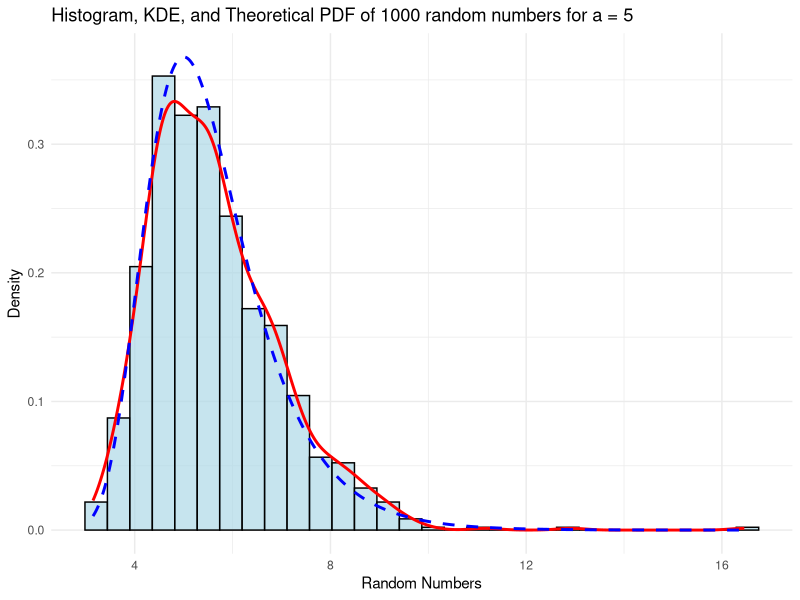
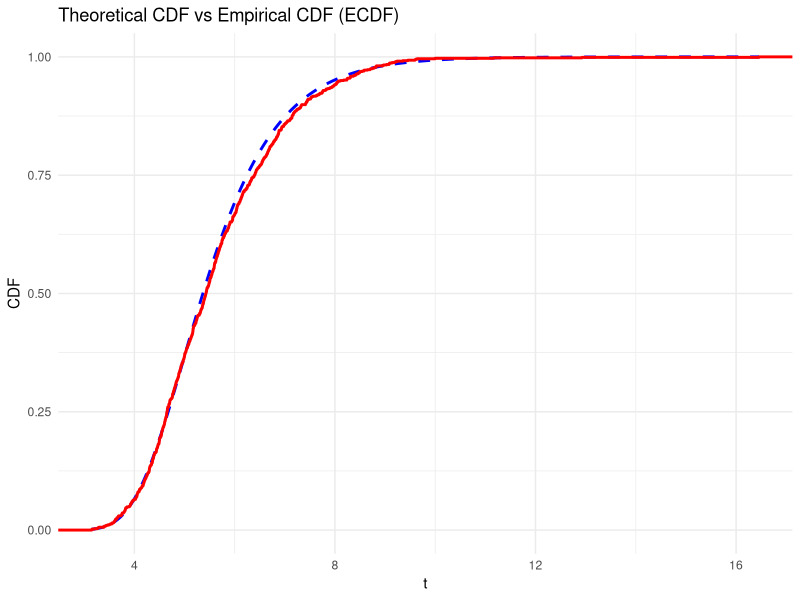
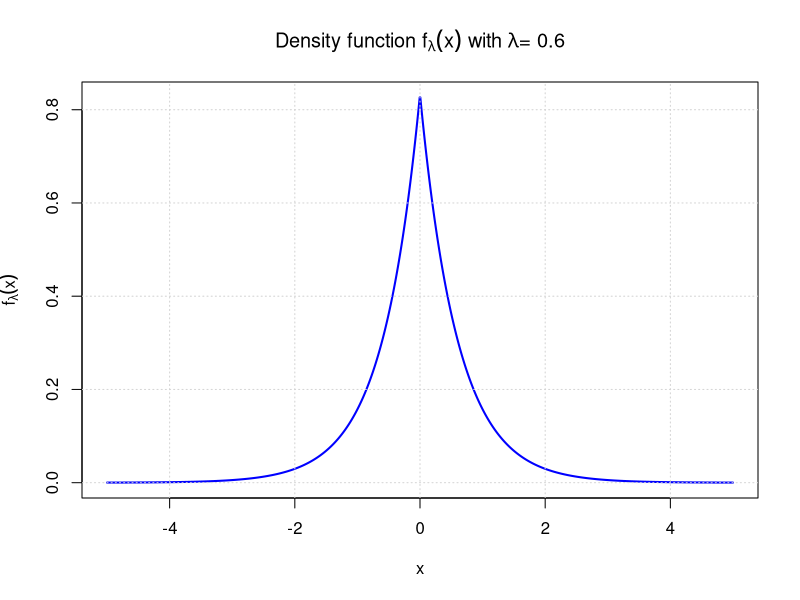
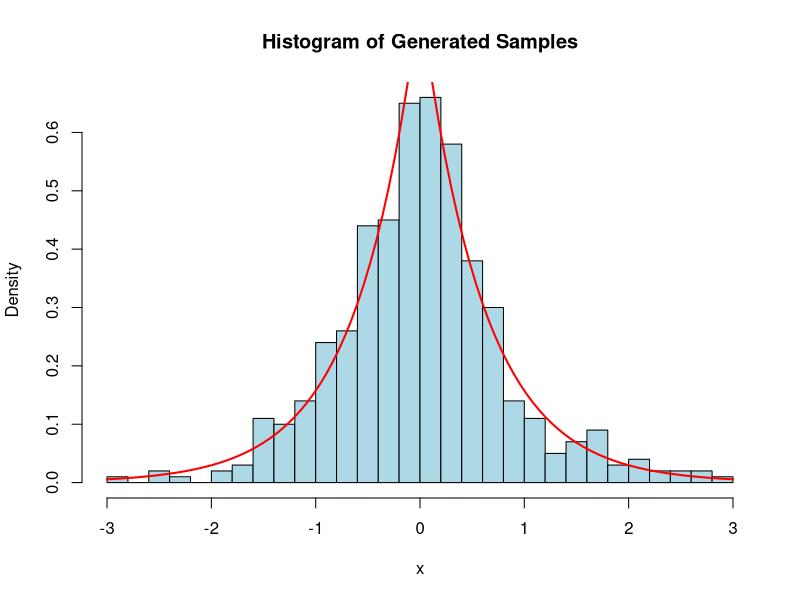
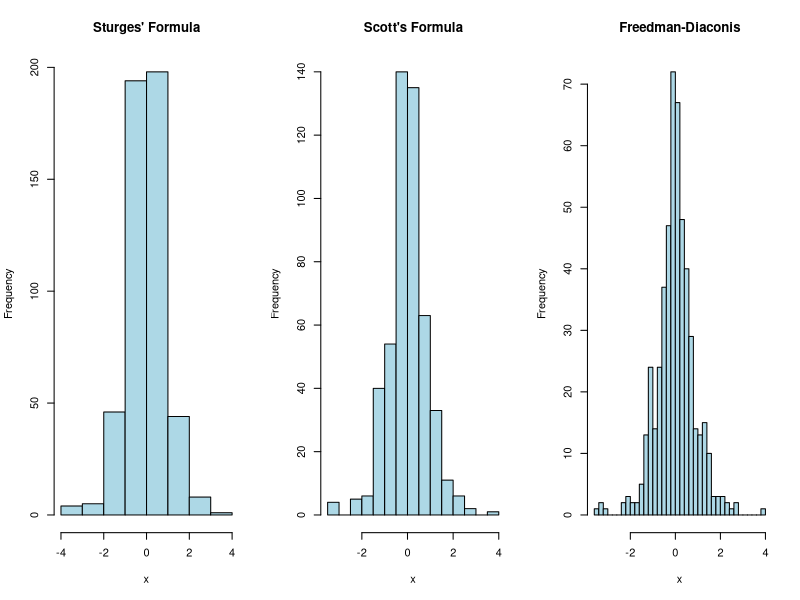
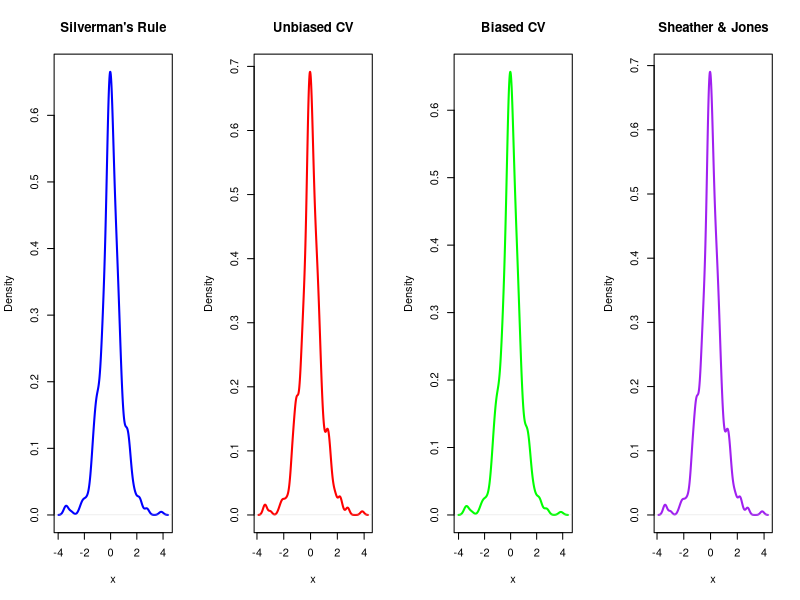
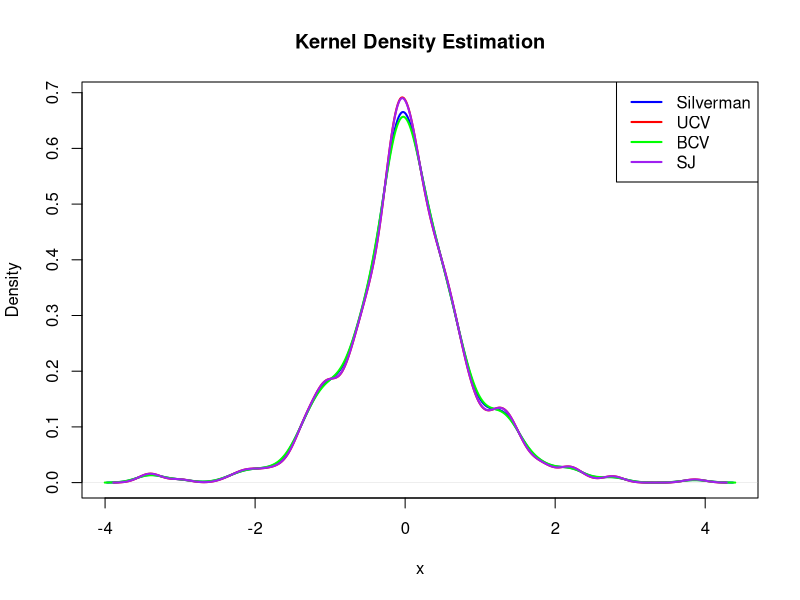
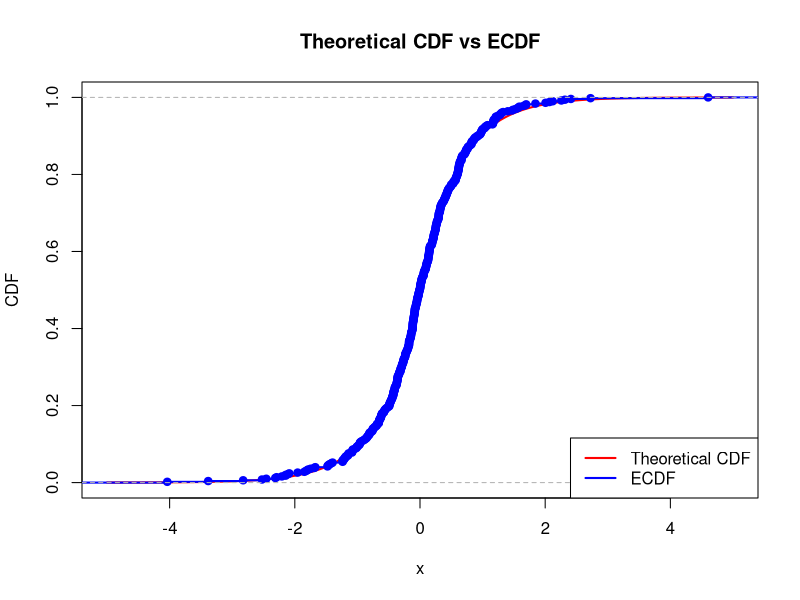

Write R code to recreate these figures, in order.
## ---- chunk 1
rm(list=ls()) # Clear the workspace to start fresh
knitr::opts_chunk$set(echo = TRUE)
## ---- chunk 2
n_sim <- 10000 # 10000 Simulations
set.seed(123)  # For reproducibility

# Simulate 10000 trials of rolling 3 dice and summing their results
three_dice_rolls <- 
  replicate(n_sim, sum(sample(1:6, 3, replace = TRUE)))

# Calculate the probabilities
prob_sum_9 <- mean(three_dice_rolls == 9)
prob_sum_10 <- mean(three_dice_rolls == 10)

# Output
cat("Probability of Sum being 9: ", prob_sum_9, 
    "& Sum being 10: ", prob_sum_10, "\n")
## ---- chunk 3
# At least one six in 4 rolls
one_six_in_4_rolls <- 
  replicate(n_sim, any(sample(1:6, 4, replace = TRUE) == 6))
prob_one_six_in_4_rolls <- mean(one_six_in_4_rolls)

# At least two sixes in 24 trials of 2 dice
two_sixes_in_24_trials <- 
  replicate(n_sim, sum(replicate(24, sum(sample(1:6, 2, replace = TRUE)) == 12)) >= 2)
prob_two_sixes_in_24_trials <- mean(two_sixes_in_24_trials)

# Output
cat("Probability of at least one six in 4 dice rolls: ", 
    prob_one_six_in_4_rolls, "\n")
cat("Probability of at least two sixes in 24 dice rolls: ", 
    prob_two_sixes_in_24_trials, "\n")
## ---- chunk 4
# At least one six in 6 rolls
at_least_one_six_in_6_rolls <- 
  replicate(n_sim, sum(sample(1:6, 6, replace = TRUE) == 6) >= 1)
prob_at_least_one_six <- mean(at_least_one_six_in_6_rolls)

# At least two sixes in 12 rolls
at_least_two_sixes_in_12_rolls <- 
  replicate(n_sim, sum(sample(1:6, 12, replace = TRUE) == 6) >= 2)
prob_at_least_two_sixes <- mean(at_least_two_sixes_in_12_rolls)

# At least three sixes in 18 rolls
at_least_three_sixes_in_18_rolls <- 
  replicate(n_sim, sum(sample(1:6, 18, replace = TRUE) == 6) >= 3)
prob_at_least_three_sixes <- mean(at_least_three_sixes_in_18_rolls)

# Output
cat("Probability of at least one six in 6 rolls: ", 
    prob_at_least_one_six, "\n")
cat("Probability of at least two sixes in 12 rolls: ", 
    prob_at_least_two_sixes, "\n") 
cat("Probability of at least three sixes in 18 rolls: ", 
    prob_at_least_three_sixes, "\n")
## ---- chunk 5
# Simulate exactly 3 sixes in 8 rolls
three_sixes_in_8_rolls <- replicate(n_sim, {
  rolls <- sample(1:6, 8, replace = TRUE)
  sum(rolls == 6) == 3
})

prob_three_sixes_in_8_rolls <- mean(three_sixes_in_8_rolls)

# Output
cat("Probability of exactly 3 sixes in 8 rolls: ", 
    prob_three_sixes_in_8_rolls, "\n")
## ---- chunk 6
# Load necessary libraries
library(ggplot2)

# Define the inverse CDF function (using inverse transform sampling)
inverse_cdf <- function(n, a) {
  # Generate n uniform random numbers between 0 and 1
  U <- runif(n)
  # Use the inverse of the CDF to generate random numbers from the distribution
  T <- a - log(-log(U))
  return(T)
}

# Define the theoretical PDF function
theoretical_pdf <- function(t, a) {
  return(exp(-(t - a)) * exp(-exp(-(t - a))))
}

# Set parameters
n <- 1000
a <- 5

# Generate random numbers using the inverse CDF method
random_numbers <- inverse_cdf(n, a)

# Create a data frame for plotting
data <- data.frame(x = random_numbers)

# Generate theoretical PDF values for comparison
t_values <- seq(min(random_numbers), max(random_numbers), length.out = 1000)
pdf_values <- theoretical_pdf(t_values, a)

# Plot histogram, KDE, and theoretical PDF
ggplot(data, aes(x)) +
  # Histogram with density scaling using after_stat(density)
  geom_histogram(aes(y = after_stat(density)), 
                 bins = 30, fill = "lightblue", color = "black", alpha = 0.7) +
  # KDE line using linewidth instead of size
  geom_density(color = "red", linewidth = 1) +
  # Theoretical PDF line using linewidth instead of size
  geom_line(aes(x = t_values, y = pdf_values), 
            color = "blue", linetype = "dashed", linewidth = 1) +
  ggtitle(paste("Histogram, KDE, and Theoretical PDF of", 
                n, "random numbers for a =", a)) +
  xlab("Random Numbers") +
  ylab("Density") +
  theme_minimal()
## ---- chunk 7
# Set parameters
gamma <- 0.5772  # Euler's constant

# Calculate the sample mean from the generated random numbers
sample_mean <- mean(random_numbers)

# Calculate the theoretical mean E(T) = a + gamma
theoretical_mean <- a + gamma

# Output
cat("Sample Mean: ", sample_mean, "& Theoretical Mean: ", theoretical_mean, "\n")

# Calculate and display the difference between the sample mean and the theoretical mean
difference <- abs(sample_mean - theoretical_mean)
cat("Difference between Sample Mean and Theoretical Mean: ", difference, "\n")
## ---- chunk 8
# Calculate the sample variance
sample_variance <- var(random_numbers)
sample_sd <- sqrt(sample_variance)

# Define the desired precision
desired_precision <- 0.01

# Calculate the number of samples needed for the desired precision
required_n <- (sample_sd / desired_precision)^2

# Output
cat("Sample Variance: ", sample_variance, 
    "& Sample Standard Deviation: ", sample_sd, "\n")
cat("Required Sample Size to Achieve Precision of 0.01: ", 
    ceiling(required_n), "\n")
## ---- chunk 9
# Define the theoretical CDF function
theoretical_cdf <- function(t, a) {
  return(exp(-exp(-(t - a))))
}

# Calculate the ECDF using the random numbers
ecdf_func <- ecdf(random_numbers)

# Generate theoretical CDF values for comparison
t_values <- seq(min(random_numbers), max(random_numbers), length.out = 1000)
cdf_values <- theoretical_cdf(t_values, a)

# Plot the theoretical CDF and the ECDF
ggplot() +
  # Plot the theoretical CDF
  geom_line(aes(x = t_values, y = cdf_values), 
            color = "blue", linewidth = 1, linetype = "dashed", show.legend = TRUE) +
  # Plot the ECDF
  stat_ecdf(aes(x = random_numbers), 
            color = "red", linewidth = 1, show.legend = TRUE) +
  ggtitle("Theoretical CDF vs Empirical CDF (ECDF)") +
  xlab("t") +
  ylab("CDF") +
  theme_minimal() +
  labs(color = "") +
  scale_color_manual(values = c("Theoretical CDF" = "blue", "ECDF" = "red")) +
  theme(legend.position = "right")

# Comments on Finding
# The theoretical CDF is the exact function, based on the formula for Fa(t), plotted as 
# a smooth curve. And The ECDF is based on the 1000 simulated observations and is
# represented as a step function.

# The empirical CDF closely follow the theoretical CDF. Any small deviations between the
# two curves are due to randomness in the sample. As the sample size increases, the
# empirical CDF will converge to the theoretical CDF.
## ---- chunk 10
# Sample data
x <- c(1.3, -0.6, 0.2, 0.4, -0.8)

# Calculate MLE for lambda
lambda_hat <- mean(abs(x))

# Output
cat("MLE: ", lambda_hat, "\n")
## ---- chunk 11
# Define the density function for f_lambda(x)
f_lambda <- function(x, lambda) {
  (1 / (2 * lambda)) * exp(-abs(x) / lambda)
}

# Set lambda = 0.6
lambda <- 0.6

# Generate x values from -5 to 5
x_values <- seq(-5, 5, length.out = 1000)

# Compute f_lambda(x) for the x values
y_values <- f_lambda(x_values, lambda)

# Plot the density function
plot(x_values, y_values, type = "l", col = "blue", lwd = 2,
     xlab = "x", ylab = expression(f[lambda](x)),
     main = expression(paste("Density function ", 
                             f[lambda](x), " with ", lambda, "= 0.6")))
grid()
## ---- chunk 12
# Define the target density function f_lambda(x)
f_lambda <- function(x, lambda) {
  (1 / (2 * lambda)) * exp(-abs(x) / lambda)
}

# Proposal distribution g(x) is uniform(-5, 5), with density 1/10
g <- function(x) {
  if (x >= -5 && x <= 5) {
    return(1 / 10)
  } else {
    return(0)
  }
}

# Accept-reject sampling function
accept_reject <- function(n, lambda) {
  samples <- numeric(n)  # Vector to store the samples
  count <- 0             # Counter for accepted samples
  M <- max(sapply
           (seq(-5, 5, length.out = 1000), function(x) f_lambda(x, lambda) / g(x)))  
  
  while (count < n) {
    # Generate a candidate from the proposal distribution g(x)
    x_candidate <- runif(1, -5, 5)
    
    # Generate a uniform random number for acceptance check
    u <- runif(1)
    
    # Check acceptance condition
    if (u < f_lambda(x_candidate, lambda) / (M * g(x_candidate))) {
      samples[count + 1] <- x_candidate
      count <- count + 1
    }
  }
  
  return(samples)
}

# Set lambda = 0.6 and generate n = 500 random numbers
lambda <- 0.6
n <- 500
random_samples <- accept_reject(n, lambda)

# Plot the histogram and KDE of the generated samples
hist(random_samples, prob = TRUE, breaks = 30, main = "Histogram of Generated Samples",
     xlab = "x", col = "lightblue", border = "black")

# Add the true density function to the plot
curve(f_lambda(x, lambda), add = TRUE, col = "red", lwd = 2)
## ---- chunk 13
# Load necessary libraries
library(MASS)  # For bandwidth selection

# Generate 500 random samples using accept-reject method
lambda <- 0.6
n <- 500
random_samples <- accept_reject(n, lambda)

# Plot Histogram using different bin-width rules
hist_sturges <- hist(random_samples, breaks = "Sturges", plot = FALSE)
hist_scott <- hist(random_samples, breaks = "Scott", plot = FALSE)
hist_fd <- hist(random_samples, breaks = "FD", plot = FALSE)

# Plot histograms with different bin-width rules
par(mfrow = c(1, 3))  # Plot side by side
hist(random_samples, breaks = "Sturges", 
     main = "Sturges' Formula", xlab = "x", col = "lightblue", border = "black")
hist(random_samples, breaks = "Scott", 
     main = "Scott's Formula", xlab = "x", col = "lightblue", border = "black")
hist(random_samples, breaks = "FD", 
     main = "Freedman-Diaconis", xlab = "x", col = "lightblue", border = "black")
par(mfrow = c(1, 1))  # Reset to single plot

# Calculate and print selected bin-width for each rule
cat("Sturges' bin-width:", diff(hist_sturges$breaks)[1], 
    "|| Scott's bin-width:", diff(hist_scott$breaks)[1], 
    "|| Freedman-Diaconis bin-width:", diff(hist_fd$breaks)[1], "\n")

# Comments on Findings
# Sturges' formula gives a broad, smooth representation but lacks detail. 
# Scott's formula provides a good middle-ground between smoothness and detail.
# Freedman-Diaconis is the most sensitive and provides the most detailed view 
# of the data, but it may overfit in some cases.

# KDE with different bandwidth selection methods
kde_silverman <- density(random_samples, bw = "nrd0")  # Silverman's Rule of Thumb
kde_ucv <- density(random_samples, bw = "ucv")  # Unbiased Cross Validation
kde_bcv <- density(random_samples, bw = "bcv")  # Biased Cross Validation
kde_sj <- density(random_samples, bw = "SJ")  # Sheather & Jones

# Plot each KDE separately in side-by-side plots
par(mfrow = c(1, 4))  # Set up the plotting area for 4 side-by-side plots

# Silverman's Rule of Thumb
plot(kde_silverman, main = "Silverman's Rule", col = "blue", lwd = 2,
     xlab = "x", ylab = "Density", ylim = c(0, max(kde_silverman$y)))

# Unbiased Cross Validation (UCV)
plot(kde_ucv, main = "Unbiased CV", col = "red", lwd = 2,
     xlab = "x", ylab = "Density", ylim = c(0, max(kde_ucv$y)))

# Biased Cross Validation (BCV)
plot(kde_bcv, main = "Biased CV", col = "green", lwd = 2,
     xlab = "x", ylab = "Density", ylim = c(0, max(kde_bcv$y)))

# Sheather & Jones (SJ) Method
plot(kde_sj, main = "Sheather & Jones", col = "purple", lwd = 2,
     xlab = "x", ylab = "Density", ylim = c(0, max(kde_sj$y)))

# Reset the plotting layout
par(mfrow = c(1, 1))

# Plot KDE with different bandwidth rules
plot(kde_silverman, main = "Kernel Density Estimation", col = "blue", lwd = 2,
     xlab = "x", ylab = "Density", ylim = c(0, max(kde_silverman$y, kde_ucv$y, 
                                                   kde_bcv$y, kde_sj$y)))
lines(kde_ucv, col = "red", lwd = 2)
lines(kde_bcv, col = "green", lwd = 2)
lines(kde_sj, col = "purple", lwd = 2)
legend("topright", legend = c("Silverman", "UCV", "BCV", "SJ"),
       col = c("blue", "red", "green", "purple"), lwd = 2)

# Print bandwidths for different KDE methods
cat("Silverman's bandwidth:", kde_silverman$bw, "\n")
cat("Unbiased Cross Validation bandwidth:", kde_ucv$bw, "\n")
cat("Biased Cross Validation bandwidth:", kde_bcv$bw, "\n")
cat("Sheather & Jones bandwidth:", kde_sj$bw, "\n")
## ---- chunk 14
# Define the target CDF F_lambda(x)
F_lambda <- function(x, lambda) {
  0.5 + 0.5 * sign(x) * (1 - exp(-abs(x) / lambda))
}

# Generate random samples using accept-reject method
lambda <- 0.6
n <- 500
random_samples <- accept_reject(n, lambda)

# Generate a sequence of x values to compute the theoretical CDF
x_values <- seq(-5, 5, length.out = 1000)
cdf_values <- F_lambda(x_values, lambda)

# Plot the theoretical CDF using ggplot2
plot(x_values, cdf_values, type = "l", col = "red", lwd = 2,
     main = "Theoretical CDF vs ECDF",
     xlab = "x", ylab = "CDF", ylim = c(0, 1))

# Add the ECDF based on simulated data
ecdf_plot <- ecdf(random_samples)
lines(ecdf_plot, col = "blue", lwd = 2)

# Add legend to differentiate the CDF and ECDF
legend("bottomright", legend = c("Theoretical CDF", "ECDF"),
       col = c("red", "blue"), lwd = 2)

# Comments on Finding
# The close alignment between the theoretical CDF and the empirical ECDF suggests that 
# the simulated data accurately follows the Laplace distribution with the given parameter
# lambda = 0.6. While small deviations can occur due to sampling variability, the overall
# match indicates that the sampling method is effective and the data represents the
# theoretical model well. Increasing sample size would further improve this alignment.
## ---- chunk 15
# Function to simulate the number of trials until a winner when players have k lives
simulate_rps_trials <- function(k) {
  player1_lives <- k
  player2_lives <- k
  trials <- 0
  
  while (player1_lives > 0 && player2_lives > 0) {
    trials <- trials + 1
    outcome <- sample(c("win", "tie"), 1, prob = c(2/3, 1/3))
    
    if (outcome == "win") {
      # Randomly decide which player wins
      winner <- sample(c("player1", "player2"), 1)
      if (winner == "player1") {
        player2_lives <- player2_lives - 1
      } else {
        player1_lives <- player1_lives - 1
      }
    }
  }
  
  return(trials)
}
## ---- chunk 16
# Compare simulation results with geometric distribution (k = 1)
simulate_geometric <- function(p, n) {
  rgeom(n, prob = p) + 1
}

k <- 1
n_sims <- 100000
sim_trials <- replicate(n_sims, simulate_rps_trials(k))

# Theoretical geometric distribution
p <- 2/3
geom_dist <- simulate_geometric(p, n_sims)

# Compare the two distributions
sim_mean <- mean(sim_trials)
geom_mean <- mean(geom_dist)

cat("Mean number of trials from simulation: ", sim_mean, "\n")
cat("Mean number of trials from geometric distribution: ", geom_mean, "\n")
## ---- chunk 17
# Estimate for k = 3 and k = 5
estimate_trials <- function(k, n_sims = 100000) {
  sim_trials <- replicate(n_sims, simulate_rps_trials(k))
  mean_trials <- mean(sim_trials)
  prob_8_or_more <- mean(sim_trials >= 8)
  
  return(list(mean_trials = mean_trials, 
              prob_8_or_more = prob_8_or_more, trials = sim_trials))
}

# Simulate for k = 3 and k = 5
k3_results <- estimate_trials(3)
k5_results <- estimate_trials(5)

# Print results
cat("Expected number of trials for k = 3: ", k3_results$mean_trials, "\n")
cat("Probability of 8 or more trials for k = 3: ", k3_results$prob_8_or_more, "\n\n")

cat("Expected number of trials for k = 5: ", k5_results$mean_trials, "\n")
cat("Probability of 8 or more trials for k = 5: ", k5_results$prob_8_or_more, "\n\n")

# Plotting the distribution of Y3 and Y5
hist(k3_results$trials, breaks = 20, 
     main = "Distribution of Trials (k=3)", xlab = "Number of Trials")
hist(k5_results$trials, breaks = 20, 
     main = "Distribution of Trials (k=5)", xlab = "Number of Trials")

